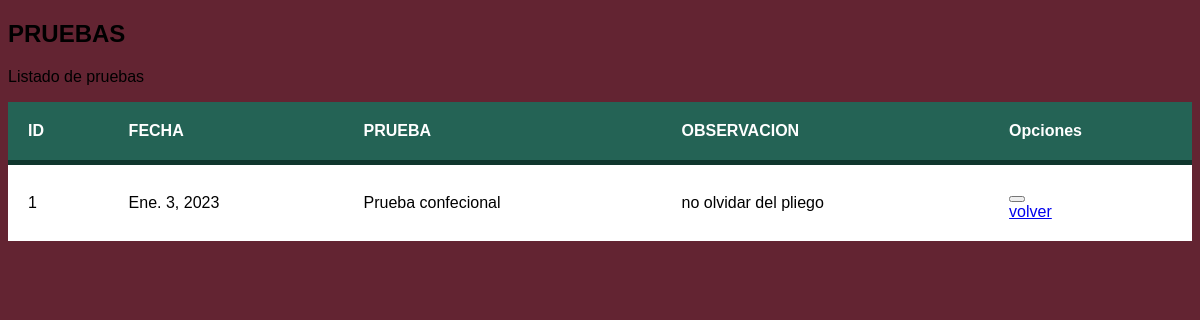
Screenshot of /index/lprueba/1 with the database file from the repository.
### appsisexp/models.py (models this page shows, shortened)
class Pruebas(models.Model):
    Pruebas_exp = models.ForeignKey(Expedien,on_delete=models.CASCADE,blank=True,null=True)
    Fecha = models.DateField(null=True)
    tipo_prueba = models.CharField(max_length=150,blank=True)
    Observacion = models.CharField(max_length=150,blank=True)

### appsisexp/views.py (the view)
# urls.py: path('index/lprueba/<int:p>', views.lprueba, name='lprueba'),
def lprueba(request,p):
    list_rec = Pruebas.objects.filter(Pruebas_exp_id=p)
    return render(request,"pruebas.html", locals())

### appsisexp/templates/pruebas.html (shortened to what this page needs)
{% load static %}
<!DOCTYPE html>
<html lang="en">
<head>
	<link rel="stylesheet" href="{% static 'expedien/css/tabla.css' %}">
</head>
<body>
                <article class="content responsive-tables-page">
                    <div class="title-block">
                        <h1 class="title"> PRUEBAS </h1>
                        <p class="title-description"> Listado de pruebas </p>
                    </div>
                            <div class="col-md-12">
                                <div class="card">
                                    <div class="card-block">
                                        <section class="example">
                                            <div class="table-responsive">
                                                <table id="example2" class="table table-striped table-bordered table-hover">
                                                    <thead>
                                                        <tr>
                                                            <th>ID</th>
                                                            <th>FECHA</th>
                                                            <th>PRUEBA</th>
                                                            <th>OBSERVACION</th>
                                                            <th>Opciones</th>
                                                        </tr>
                                                    </thead>
                                                    <tbody>
                                                    	{% for fila in list_rec %}
                                                        <tr>
                                                            <td>{{ fila.id }}
                                                            <td>{{ fila.Fecha }}</td>
                                                            <td>{{ fila.tipo_prueba}}</td>
                                                            <td>{{ fila.Observacion }}</td>
                                                            <td>
                                                    <div class="btn-group">
                                                <button type="button" class="btn btn-info dropdown-toggle" data-toggle="dropdown" aria-haspopup="true" aria-expanded="false"></button>
                                                <div class="dropdown-menu">
                                                    <a class="dropdown-item" href="#">volver</a>
                                                </div>
                                                     </div>
                                                        </tr>
                                                        {% endfor %}
                                                    </tbody>
                                                </table>
                                            </div>
                                        </section>
                                    </div>
                                </div>
                            </div>
                </article>
  </body>
</html>

### static/expedien/css/tabla.css (style rules this page uses)
body { background-color: #632432; font-family: Arial; }
table { background-color: white; text-align: left; border-collapse: collapse; width: 100%; }
th, td { padding: 20px; }
thead { background-color: #246355; border-bottom: solid 5px #0F362D; color: white; }

### rows the page displays
Pruebas: id "1", Fecha "Ene. 3, 2023", tipo_prueba "Prueba confecional", Observacion "no olvidar del pliego"
